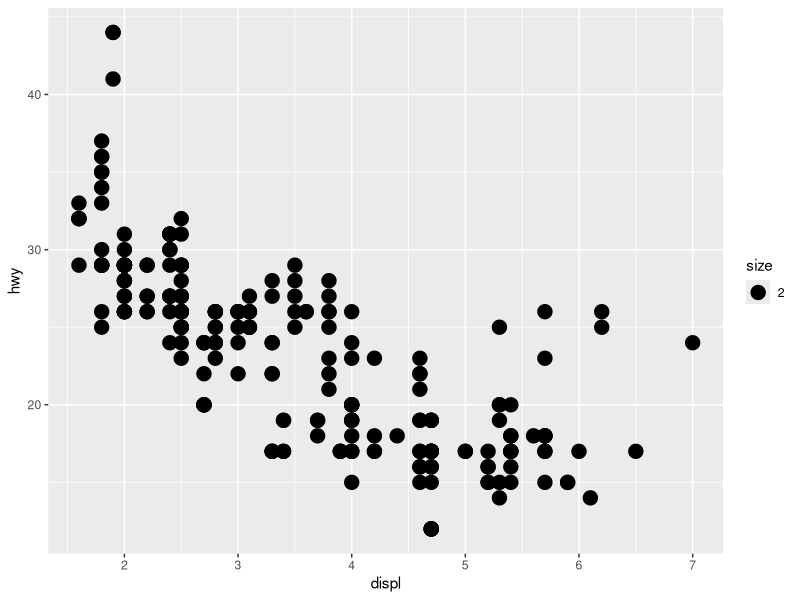
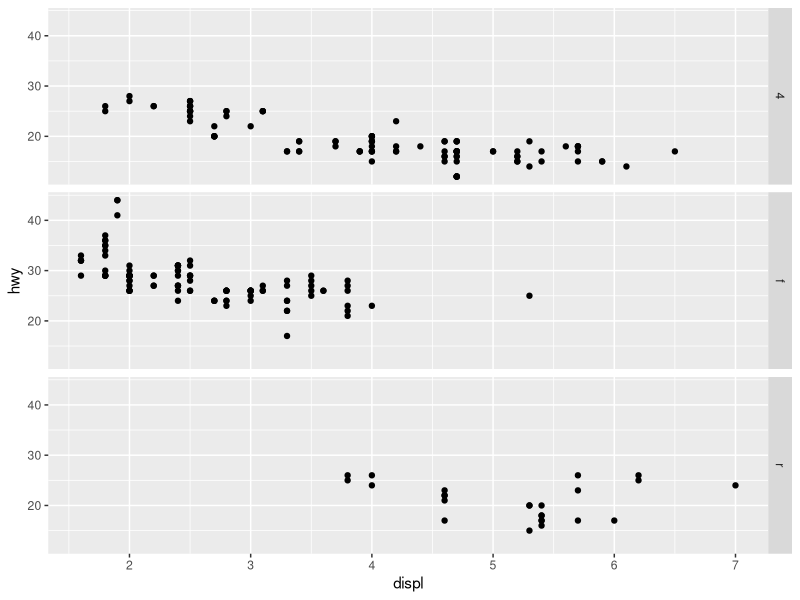
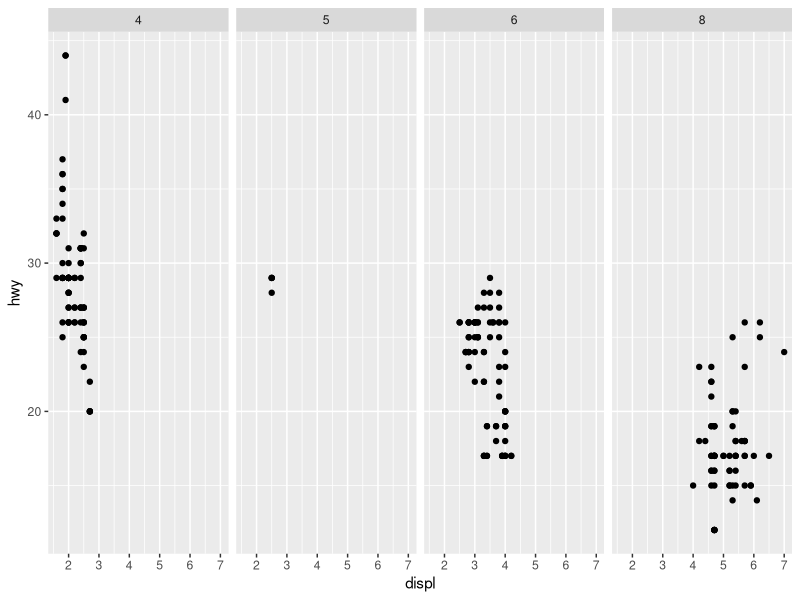

These figures' R source, in order:
## ---- chunk 1
    library(ggplot2)
    ggplot(data = mpg) +
      geom_point(mapping = aes(x = displ, y = hwy, size = 2))
## ---- chunk 2
    ggplot(data = mpg) + 
      geom_point(mapping = aes(x = displ, y = hwy)) +
      facet_grid(drv ~ .)
    
    ggplot(data = mpg) + 
      geom_point(mapping = aes(x = displ, y = hwy)) +
      facet_grid(. ~ cyl)
